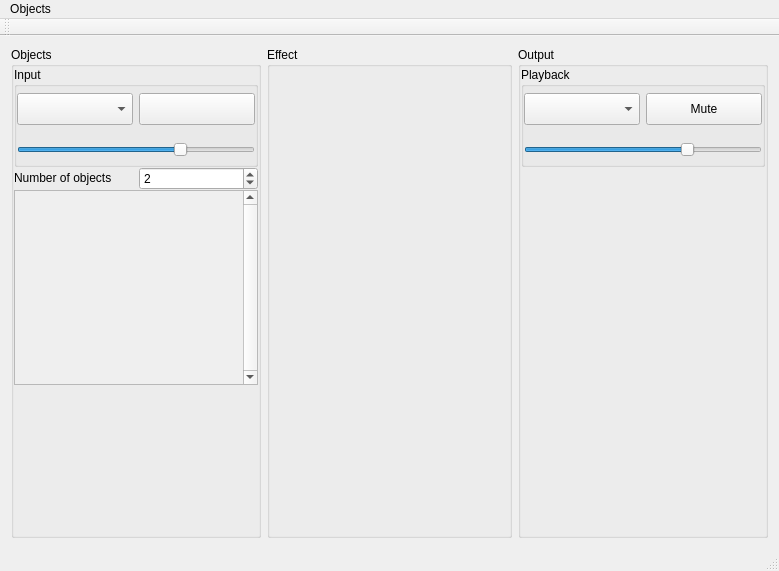
<?xml version="1.0" encoding="UTF-8"?>
<ui version="4.0">
 <class>Coder</class>
 <widget class="QMainWindow" name="Coder">
  <property name="geometry">
   <rect>
    <x>0</x>
    <y>0</y>
    <width>779</width>
    <height>571</height>
   </rect>
  </property>
  <property name="sizePolicy">
   <sizepolicy hsizetype="Maximum" vsizetype="Preferred">
    <horstretch>0</horstretch>
    <verstretch>0</verstretch>
   </sizepolicy>
  </property>
  <property name="windowTitle">
   <string>MainWindow</string>
  </property>
  <widget class="QWidget" name="centralWidget">
   <layout class="QHBoxLayout" name="horizontalLayout">
    <item>
     <widget class="QGroupBox" name="channels">
      <property name="minimumSize">
       <size>
        <width>250</width>
        <height>0</height>
       </size>
      </property>
      <property name="maximumSize">
       <size>
        <width>250</width>
        <height>16777215</height>
       </size>
      </property>
      <property name="title">
       <string>Objects</string>
      </property>
      <layout class="QVBoxLayout" name="verticalLayout">
       <property name="spacing">
        <number>0</number>
       </property>
       <property name="leftMargin">
        <number>0</number>
       </property>
       <property name="topMargin">
        <number>0</number>
       </property>
       <property name="rightMargin">
        <number>0</number>
       </property>
       <property name="bottomMargin">
        <number>0</number>
       </property>
       <item>
        <widget class="QGroupBox" name="device">
         <property name="sizePolicy">
          <sizepolicy hsizetype="Preferred" vsizetype="MinimumExpanding">
           <horstretch>0</horstretch>
           <verstretch>0</verstretch>
          </sizepolicy>
         </property>
         <property name="minimumSize">
          <size>
           <width>0</width>
           <height>100</height>
          </size>
         </property>
         <property name="maximumSize">
          <size>
           <width>16777215</width>
           <height>100</height>
          </size>
         </property>
         <property name="title">
          <string>Input</string>
         </property>
         <layout class="QVBoxLayout" name="verticalLayout_3">
          <property name="spacing">
           <number>0</number>
          </property>
          <property name="leftMargin">
           <number>0</number>
          </property>
          <property name="topMargin">
           <number>0</number>
          </property>
          <property name="rightMargin">
           <number>0</number>
          </property>
          <property name="bottomMargin">
           <number>0</number>
          </property>
          <item>
           <layout class="QHBoxLayout" name="device_control_1">
            <item>
             <widget class="QComboBox" name="device_selector">
              <property name="sizePolicy">
               <sizepolicy hsizetype="Preferred" vsizetype="Maximum">
                <horstretch>0</horstretch>
                <verstretch>0</verstretch>
               </sizepolicy>
              </property>
              <property name="minimumSize">
               <size>
                <width>0</width>
                <height>32</height>
               </size>
              </property>
              <property name="maximumSize">
               <size>
                <width>16777215</width>
                <height>32</height>
               </size>
              </property>
             </widget>
            </item>
            <item>
             <widget class="QPushButton" name="device_muting">
              <property name="sizePolicy">
               <sizepolicy hsizetype="Minimum" vsizetype="Maximum">
                <horstretch>0</horstretch>
                <verstretch>0</verstretch>
               </sizepolicy>
              </property>
              <property name="minimumSize">
               <size>
                <width>0</width>
                <height>32</height>
               </size>
              </property>
              <property name="maximumSize">
               <size>
                <width>16777215</width>
                <height>32</height>
               </size>
              </property>
              <property name="text">
               <string/>
              </property>
             </widget>
            </item>
           </layout>
          </item>
          <item>
           <layout class="QVBoxLayout" name="device_control_2">
            <property name="sizeConstraint">
             <enum>QLayout::SetDefaultConstraint</enum>
            </property>
            <item>
             <widget class="QWidget" name="device_volumeter" native="true">
              <property name="sizePolicy">
               <sizepolicy hsizetype="Expanding" vsizetype="Preferred">
                <horstretch>0</horstretch>
                <verstretch>0</verstretch>
               </sizepolicy>
              </property>
              <property name="minimumSize">
               <size>
                <width>200</width>
                <height>5</height>
               </size>
              </property>
              <property name="maximumSize">
               <size>
                <width>16777215</width>
                <height>5</height>
               </size>
              </property>
             </widget>
            </item>
            <item>
             <widget class="QSlider" name="device_level">
              <property name="maximum">
               <number>100</number>
              </property>
              <property name="value">
               <number>70</number>
              </property>
              <property name="orientation">
               <enum>Qt::Horizontal</enum>
              </property>
             </widget>
            </item>
           </layout>
          </item>
         </layout>
        </widget>
       </item>
       <item>
        <layout class="QHBoxLayout" name="channels_number_layout">
         <item>
          <widget class="QLabel" name="channels_number_label">
           <property name="maximumSize">
            <size>
             <width>16777215</width>
             <height>20</height>
            </size>
           </property>
           <property name="text">
            <string>Number of objects</string>
           </property>
          </widget>
         </item>
         <item>
          <widget class="QSpinBox" name="channels_number">
           <property name="specialValueText">
            <string/>
           </property>
           <property name="minimum">
            <number>1</number>
           </property>
           <property name="maximum">
            <number>10</number>
           </property>
           <property name="value">
            <number>2</number>
           </property>
          </widget>
         </item>
        </layout>
       </item>
       <item>
        <widget class="QScrollArea" name="channels_configuration">
         <property name="sizePolicy">
          <sizepolicy hsizetype="Preferred" vsizetype="Preferred">
           <horstretch>13</horstretch>
           <verstretch>0</verstretch>
          </sizepolicy>
         </property>
         <property name="frameShape">
          <enum>QFrame::StyledPanel</enum>
         </property>
         <property name="frameShadow">
          <enum>QFrame::Sunken</enum>
         </property>
         <property name="verticalScrollBarPolicy">
          <enum>Qt::ScrollBarAlwaysOn</enum>
         </property>
         <property name="horizontalScrollBarPolicy">
          <enum>Qt::ScrollBarAlwaysOff</enum>
         </property>
         <property name="sizeAdjustPolicy">
          <enum>QAbstractScrollArea::AdjustToContents</enum>
         </property>
         <property name="widgetResizable">
          <bool>true</bool>
         </property>
         <property name="alignment">
          <set>Qt::AlignLeading|Qt::AlignLeft|Qt::AlignTop</set>
         </property>
         <widget class="QWidget" name="channels_list">
          <property name="geometry">
           <rect>
            <x>0</x>
            <y>0</y>
            <width>226</width>
            <height>113</height>
           </rect>
          </property>
          <layout class="QVBoxLayout" name="channels_list_layout">
           <property name="leftMargin">
            <number>5</number>
           </property>
           <property name="topMargin">
            <number>5</number>
           </property>
           <property name="rightMargin">
            <number>5</number>
           </property>
           <property name="bottomMargin">
            <number>5</number>
           </property>
          </layout>
         </widget>
        </widget>
       </item>
       <item>
        <widget class="QWidget" name="channels_chart" native="true">
         <property name="minimumSize">
          <size>
           <width>200</width>
           <height>150</height>
          </size>
         </property>
         <property name="maximumSize">
          <size>
           <width>300</width>
           <height>150</height>
          </size>
         </property>
         <property name="toolTipDuration">
          <number>-1</number>
         </property>
        </widget>
       </item>
      </layout>
     </widget>
    </item>
    <item>
     <widget class="QGroupBox" name="effect">
      <property name="title">
       <string>Effect</string>
      </property>
     </widget>
    </item>
    <item>
     <widget class="QGroupBox" name="output">
      <property name="minimumSize">
       <size>
        <width>250</width>
        <height>0</height>
       </size>
      </property>
      <property name="maximumSize">
       <size>
        <width>250</width>
        <height>16777215</height>
       </size>
      </property>
      <property name="title">
       <string>Output</string>
      </property>
      <layout class="QVBoxLayout" name="verticalLayout_2">
       <property name="leftMargin">
        <number>0</number>
       </property>
       <property name="topMargin">
        <number>0</number>
       </property>
       <property name="rightMargin">
        <number>0</number>
       </property>
       <property name="bottomMargin">
        <number>0</number>
       </property>
       <item>
        <widget class="QGroupBox" name="playback">
         <property name="minimumSize">
          <size>
           <width>0</width>
           <height>100</height>
          </size>
         </property>
         <property name="maximumSize">
          <size>
           <width>16777215</width>
           <height>100</height>
          </size>
         </property>
         <property name="title">
          <string>Playback</string>
         </property>
         <layout class="QVBoxLayout" name="verticalLayout_5">
          <property name="spacing">
           <number>0</number>
          </property>
          <property name="leftMargin">
           <number>0</number>
          </property>
          <property name="topMargin">
           <number>0</number>
          </property>
          <property name="rightMargin">
           <number>0</number>
          </property>
          <property name="bottomMargin">
           <number>0</number>
          </property>
          <item>
           <layout class="QHBoxLayout" name="playback_control_1">
            <item>
             <widget class="QComboBox" name="playback_device">
              <property name="sizePolicy">
               <sizepolicy hsizetype="Preferred" vsizetype="Maximum">
                <horstretch>0</horstretch>
                <verstretch>0</verstretch>
               </sizepolicy>
              </property>
              <property name="minimumSize">
               <size>
                <width>0</width>
                <height>32</height>
               </size>
              </property>
              <property name="maximumSize">
               <size>
                <width>16777215</width>
                <height>32</height>
               </size>
              </property>
             </widget>
            </item>
            <item>
             <widget class="QPushButton" name="playback_pause">
              <property name="sizePolicy">
               <sizepolicy hsizetype="Minimum" vsizetype="Maximum">
                <horstretch>0</horstretch>
                <verstretch>0</verstretch>
               </sizepolicy>
              </property>
              <property name="minimumSize">
               <size>
                <width>0</width>
                <height>32</height>
               </size>
              </property>
              <property name="maximumSize">
               <size>
                <width>16777215</width>
                <height>32</height>
               </size>
              </property>
              <property name="text">
               <string>Mute</string>
              </property>
             </widget>
            </item>
           </layout>
          </item>
          <item>
           <layout class="QVBoxLayout" name="playback_control_2">
            <item>
             <widget class="QWidget" name="playback_level" native="true">
              <property name="sizePolicy">
               <sizepolicy hsizetype="Expanding" vsizetype="Preferred">
                <horstretch>0</horstretch>
                <verstretch>0</verstretch>
               </sizepolicy>
              </property>
              <property name="minimumSize">
               <size>
                <width>200</width>
                <height>5</height>
               </size>
              </property>
              <property name="maximumSize">
               <size>
                <width>16777215</width>
                <height>5</height>
               </size>
              </property>
             </widget>
            </item>
            <item>
             <widget class="QSlider" name="playback_volume">
              <property name="maximum">
               <number>100</number>
              </property>
              <property name="value">
               <number>70</number>
              </property>
              <property name="orientation">
               <enum>Qt::Horizontal</enum>
              </property>
             </widget>
            </item>
           </layout>
          </item>
         </layout>
        </widget>
       </item>
       <item>
        <widget class="QWidget" name="output_time" native="true"/>
       </item>
      </layout>
     </widget>
    </item>
   </layout>
  </widget>
  <widget class="QMenuBar" name="menuBar">
   <property name="geometry">
    <rect>
     <x>0</x>
     <y>0</y>
     <width>779</width>
     <height>22</height>
    </rect>
   </property>
   <widget class="QMenu" name="channels_menu">
    <property name="title">
     <string>Objects</string>
    </property>
    <widget class="QMenu" name="channels_fs">
     <property name="title">
      <string>Sampling frequency</string>
     </property>
     <addaction name="channels_fs_0"/>
     <addaction name="channels_fs_1"/>
     <addaction name="channels_fs_2"/>
     <addaction name="channels_fs_3"/>
     <addaction name="channels_fs_4"/>
    </widget>
    <addaction name="channels_fs"/>
   </widget>
   <addaction name="channels_menu"/>
  </widget>
  <widget class="QToolBar" name="mainToolBar">
   <attribute name="toolBarArea">
    <enum>TopToolBarArea</enum>
   </attribute>
   <attribute name="toolBarBreak">
    <bool>false</bool>
   </attribute>
  </widget>
  <widget class="QStatusBar" name="statusBar"/>
  <action name="channels_fs_0">
   <property name="checkable">
    <bool>true</bool>
   </property>
   <property name="text">
    <string>8000 Hz</string>
   </property>
  </action>
  <action name="channels_fs_1">
   <property name="checkable">
    <bool>true</bool>
   </property>
   <property name="text">
    <string>11025 Hz</string>
   </property>
  </action>
  <action name="channels_fs_2">
   <property name="checkable">
    <bool>true</bool>
   </property>
   <property name="text">
    <string>22050 Hz</string>
   </property>
  </action>
  <action name="channels_fs_3">
   <property name="checkable">
    <bool>true</bool>
   </property>
   <property name="text">
    <string>32000 Hz</string>
   </property>
  </action>
  <action name="channels_fs_4">
   <property name="checkable">
    <bool>true</bool>
   </property>
   <property name="text">
    <string>44100 Hz</string>
   </property>
  </action>
 </widget>
 <layoutdefault spacing="6" margin="11"/>
 <resources/>
 <connections/>
</ui>
